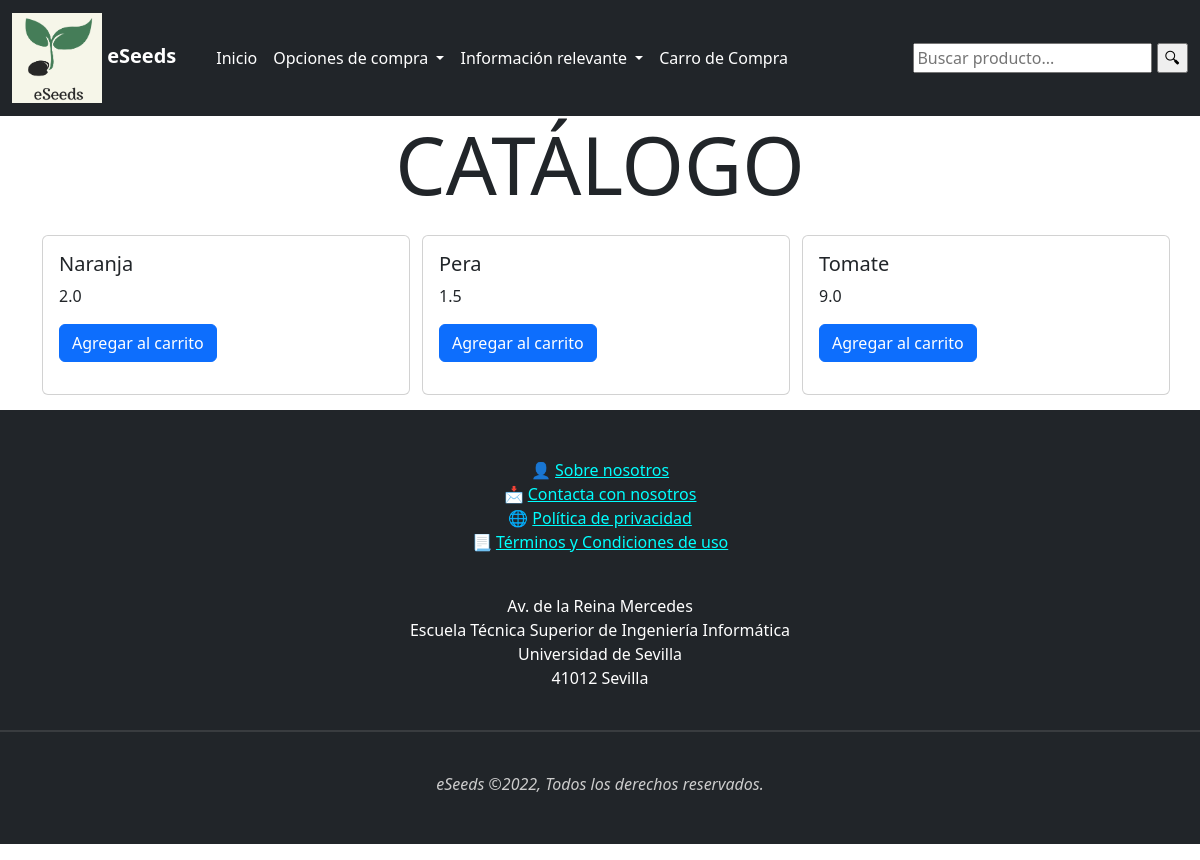
Screenshot of /catalogo/ with the database file from the repository.
### eSeeds/models.py (models this page shows, shortened)
class Producto(models.Model):
    nombre = models.CharField(max_length= 100, blank=False, null=False)
    precio = models.FloatField(null=False)
    descripcion = models.TextField(max_length=255, blank=False, null=False)
    disponibilidad = models.BooleanField(blank=False, null=False)
    imagen = models.ImageField(null=True, upload_to='eSeeds/static/media')

### eSeeds/views.py (the view)
# urls.py: path('catalogo/', views.catalogo, name='catalogo'),
def catalogo(request):
    busqueda = request.GET.get("buscar")
    productos = Producto.objects.all()
    if busqueda:
        productos = Producto.objects.filter(
            Q(nombre__icontains = busqueda) |
            Q(descripcion__icontains = busqueda)
        ).distinct()
    return render(request, 'catalogo.html', {'productos':productos})

### eSeeds/context_processor.py (called while the page is built)
def total_carro(request):
    total = 0
    if request.user.is_authenticated:
        if "carro" in request.session.keys():
            for key, value in request.session["carro"].items():
                total += int(value["acumulado"])
    return {"total_carro": total}

### eSeeds/templates/catalogo.html (shortened to what this page needs)
{% extends 'base.html' %}
{% block content %}
    <head>
        <link href="https://cdn.jsdelivr.net/npm/bootstrap@5.2.2/dist/css/bootstrap.min.css" rel="stylesheet">
        <link href="/static/css/catalogo.css" rel="stylesheet">
    </head>
    <body>
        <div class="container">
            <div class="row">
                <div class="col-12 align-self-center" style="text-align:center">
                    <h1 class="display-1">CATÁLOGO</h1>
                </div>
            </div>
            <div class="row">
                <div class="col-12">
                    <div class="row" style="padding: 10px 0;">
                        {% for producto in productos %}
                        <div class="col-4">
                            <div class="card" style="height: 10rem; width: 23rem; margin: 5px 0px;">
                                <div class="card-body">
                                    <h5 class="card-title">{{producto.nombre}}</h5>
                                    <p class="card-text">{{producto.precio}}</p>
                                    <a href="{% url 'Add' producto.id %}" class="btn btn-primary">Agregar al carrito</a>
                                </div>
                            </div>
                        </div>
                        {% endfor %}
                    </div>
                </div>
            </div>
        </div>
    </body>
{% endblock %}

### rows the page displays
Producto: nombre "Naranja", precio "2.0"
Producto: nombre "Pera", precio "1.5"
Producto: nombre "Tomate", precio "9.0"
